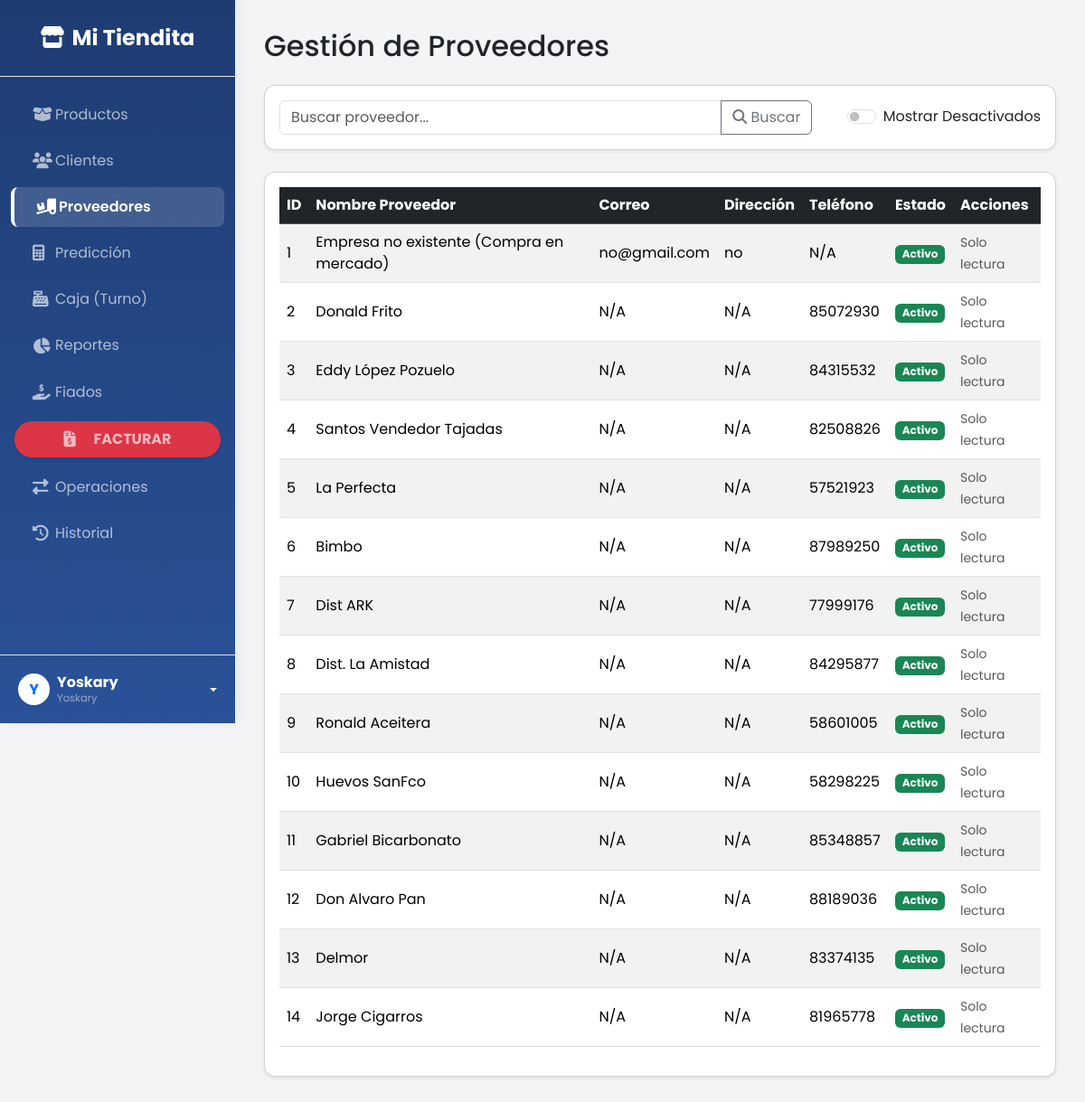
Page /proveedores/ (signed in) on the committed database.
### tienda/models.py (models this page shows, shortened)
class Proveedores(models.Model):
    id_proveedor = models.IntegerField(db_column='id_Proveedor', primary_key=True)
    nombre_proveedor = models.CharField(db_column='nombre_proveedor', max_length=100)
    correo = models.CharField(db_column='correo', max_length=100, blank=True, null=True)
    direccion = models.TextField(db_column='Direccion', blank=True, null=True)
    activo = models.BooleanField(db_column='Activo', default=True)
    class Meta:
        managed = True
        db_table = 'Proveedores'

class ProveedorTelefono(models.Model):
    id_telefonoprove = models.AutoField(db_column='id_telefonoProve', primary_key=True)
    id_proveedor = models.ForeignKey(Proveedores, models.DO_NOTHING, db_column='id_Proveedor')
    numero_telefono_p = models.CharField(db_column='numero_telefono_P', max_length=20)
    class Meta:
        managed = True
        db_table = 'ProveedorTelefono'

### tienda/views.py (the view)
    def wrapper(request, *args, **kwargs):
        if 'user_id' not in request.session:
            return redirect('login')
        return view_func(request, *args, **kwargs)

### tienda/views.py (called while the page is built)
def login_requerido(view_func):
    def wrapper(request, *args, **kwargs):
        if 'user_id' not in request.session:
            return redirect('login')
        return view_func(request, *args, **kwargs)
    return wrapper

### tienda/templates/tienda/proveedores.html (shortened to what this page needs)
{% extends 'tienda/base.html' %}
{% block content %}
    <div class="d-flex justify-content-between align-items-center mb-3">
        <h1 class="h2">Gestión de Proveedores</h1>
    </div>
    <div class="card shadow-sm mb-4">
        <div class="card-body">
            <form method="GET" action="{% url 'proveedores_lista' %}" class="d-flex justify-content-between">
                <div class="input-group" style="width: 70%;">
                    <input type="text" class="form-control" placeholder="Buscar proveedor..." name="q" value="{{ search_query }}">
                    <button class="btn btn-outline-secondary" type="submit"><i class="fas fa-search"></i> Buscar</button>
                </div>
                <div class="form-check form-switch align-self-center">
                    <input class="form-check-input" type="checkbox" id="mostrar_desactivados" name="mostrar_desactivados" value="true" {% if mostrando_desactivados %}checked{% endif %} onchange="this.form.submit()">
                    <label class="form-check-label" for="mostrar_desactivados">Mostrar Desactivados</label>
                </div>
            </form>
        </div>
    </div>
    <div class="card shadow-sm">
        <div class="card-body">
            <div class="table-responsive">
                <table class="table table-striped table-hover align-middle">
                    <thead class="table-dark">
                        <tr><th>ID</th><th>Nombre Proveedor</th><th>Correo</th><th>Dirección</th><th>Teléfono</th><th>Estado</th><th>Acciones</th></tr>
                    </thead>
                    <tbody>
                        {% for proveedor in proveedores %}
                        <tr {% if not proveedor.Activo %}class="opacity-50"{% endif %}>
                            <td>{{ proveedor.id_Proveedor }}</td>
                            <td>{% if not proveedor.Activo %}<s>{{ proveedor.nombre_proveedor }}</s>{% else %}{{ proveedor.nombre_proveedor }}{% endif %}</td>
                            <td>{{ proveedor.correo|default:"N/A" }}</td>
                            <td>{{ proveedor.Direccion|default:"N/A" }}</td>
                            <td>{{ proveedor.Telefonos|default:"N/A" }}</td>
                            <td>{% if proveedor.Activo %}<span class="badge bg-success">Activo</span>{% else %}<span class="badge bg-danger">Desactivado</span>{% endif %}</td>
                            <td>
                                {% if request.session.user_rol == 'Admin' %}
                                    <a href="{% url 'proveedores_editar' proveedor.id_Proveedor %}" class="btn btn-sm btn-warning"><i class="fas fa-edit"></i></a>
                                    {% if proveedor.Activo %}
                                        <button type="button" class="btn btn-sm btn-danger" data-bs-toggle="modal" data-bs-target="#confirmDeleteModal" data-prov-id="{{ proveedor.id_Proveedor }}" data-prov-name="{{ proveedor.nombre_proveedor }}"><i class="fas fa-trash"></i></button>
                                    {% else %}
                                        <a href="{% url 'proveedores_reactivar' proveedor.id_Proveedor %}" class="btn btn-sm btn-success"><i class="fas fa-check"></i></a>
                                    {% endif %}
                                {% else %}
                                    <span class="text-muted small">Solo lectura</span>
                                {% endif %}
                            </td>
                        </tr>
                        {% empty %}
                        <tr><td colspan="7" class="text-center">No se encontraron proveedores.</td></tr>
                        {% endfor %}
                    </tbody>
                </table>
            </div>
        </div>
    </div>
{% endblock %}

### tienda/templates/tienda/base.html (style rules this page uses)
body { font-family: 'Poppins', sans-serif; transition: background-color 0.3s, color 0.3s; }
[data-bs-theme="light"] body { background-color: #f3f4f6; color: #212529; }
.card { border-radius: 12px; box-shadow: 0 4px 6px rgba(0,0,0,0.05); }

### rows in the picture
Proveedores: nombre_proveedor "Empresa no existente (Compra en mercado)", correo "no@gmail.com", Direccion "no"
Proveedores: nombre_proveedor "Donald Frito"
ProveedorTelefono: Telefonos "85072930"
Proveedores: nombre_proveedor "Eddy López Pozuelo"
ProveedorTelefono: Telefonos "84315532"
Proveedores: nombre_proveedor "Santos Vendedor Tajadas"
ProveedorTelefono: Telefonos "82508826"
Proveedores: nombre_proveedor "La Perfecta"
ProveedorTelefono: Telefonos "57521923"
Proveedores: nombre_proveedor "Bimbo"
ProveedorTelefono: Telefonos "87989250"
Proveedores: nombre_proveedor "Dist ARK"
ProveedorTelefono: Telefonos "77999176"
Proveedores: nombre_proveedor "Dist. La Amistad"
ProveedorTelefono: Telefonos "84295877"
Proveedores: nombre_proveedor "Ronald Aceitera"
ProveedorTelefono: Telefonos "58601005"
Proveedores: nombre_proveedor "Huevos SanFco"
ProveedorTelefono: Telefonos "58298225"
Proveedores: nombre_proveedor "Gabriel Bicarbonato"
ProveedorTelefono: Telefonos "85348857"
Proveedores: nombre_proveedor "Don Alvaro Pan"
ProveedorTelefono: Telefonos "88189036"
Proveedores: nombre_proveedor "Delmor"
ProveedorTelefono: Telefonos "83374135"
Proveedores: nombre_proveedor "Jorge Cigarros"
ProveedorTelefono: Telefonos "81965778"

### other values in the picture
{{ request.session.user_nombre|slice:":1"|upper }} "Y"
{{ request.session.user_nombre }} "Yoskary"
{{ request.session.user_rol }} "Yoskary"
{{ proveedor.id_Proveedor }} "1" "2" "3" "4" "5" "6" "7" "8" "9" "10" "11" "12" "13" "14"
{{ proveedor.Telefonos|default:"N/A" }} "N/A"
{{ proveedor.correo|default:"N/A" }} "N/A" "N/A" "N/A" "N/A" "N/A" "N/A" "N/A" "N/A" "N/A" "N/A" "N/A" "N/A" "N/A"
{{ proveedor.Direccion|default:"N/A" }} "N/A" "N/A" "N/A" "N/A" "N/A" "N/A" "N/A" "N/A" "N/A" "N/A" "N/A" "N/A" "N/A"
